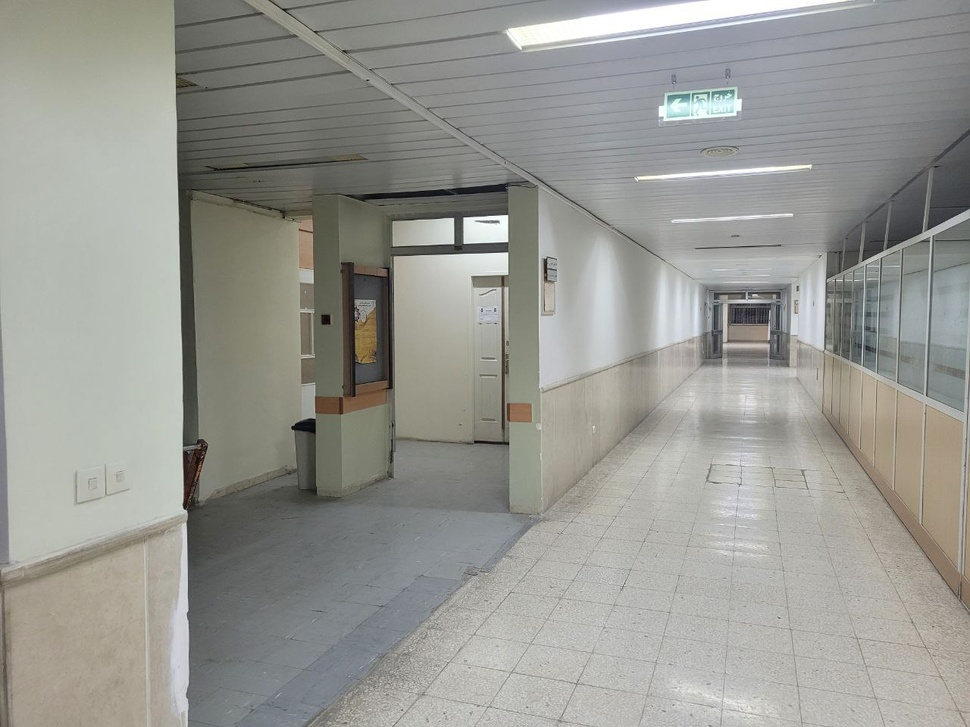
#> input picture hw7/ApaL.jpg, 970 x 727 px, shrunk from 1280 x 960 before the run
$ python -i functions.py   (imports and definitions only)   (older library calls are emulated)
#> lines starting #> are read from the running program, lines starting #| are printed output that depends on the picture; after the words box and inside, x2 and y2 are one past the last pixel; in counts of white or black regions, pixels touching at a corner belong together
#> further down, picture is the input picture: shape (727, 970, 3); mean B, G, R 146.6, 152.1, 151.8
import cv2
import math
import numpy as np
import random
from tqdm.notebook import tqdm
import matplotlib.pyplot as plt
# [1 line not run here, left out]

def harris_corner_detector(img, window_size=5, a=0.05, threshold=0.3,scale=1,maxima=False):
    """
    The implementation of the Harris corner detection algorithm.

    Steps:
    1) Compute the horizontal and vertical derivatives of the image (Ix and Iy).
    2) Compute the second moment matrix M in a Gaussian window around each pixel.
    3) Compute the corner response function R.
    4) Threshold R :
        R is large for a corner, R is negative with large magnitude for an edge and |R| is small
        for a flat region.
    5) Find local maximas of the corner response function.

    Inputs:
        - img: The image to find corners.
        - window_size: Corner detector window size.
        - a: corner response function alpha.
        - thershold: The thershold to be applied on R
        - scale: The scale of the image in comparison to the real image dimensions.
        - maxima: Flag indicating whether to find local maxima.

    Returns:
        Image with green circles on it, representing  corners.
    """
#> called with window_size = 5, a = 0.05, threshold = 0.3, scale = 1, maxima = False

    # gaussian kernel of derivation masks
    img_gaussian = cv2.GaussianBlur(img, (3, 3), 0)

    height = img.shape[0]  # shape[0] outputs height.
#> height = 727


    width = img.shape[1] # shape[1] outputs width.
#> width = 970
    matrix_R = np.zeros((height, width))

    # calculate the x e y image derivatives (dx e dy)
    dx = cv2.Sobel(img_gaussian, cv2.CV_64F, 1, 0, ksize=3)
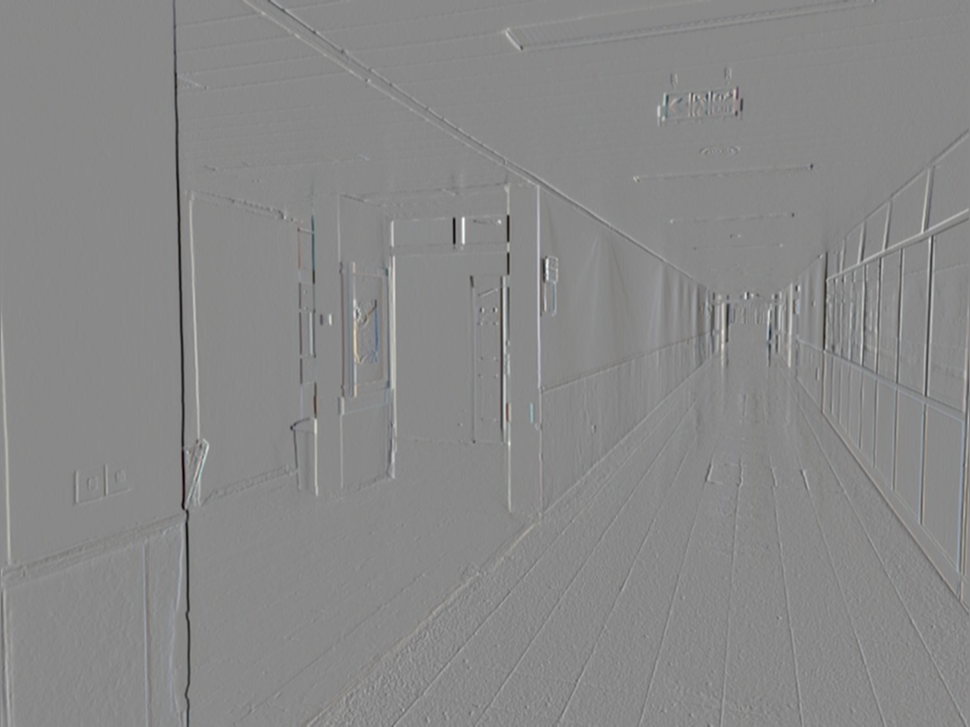
#> dx: shape (727, 970, 3) float64; mean B, G, R -0.1, -0.1, -0.1; drawn with min black and max white
    dy = cv2.Sobel(img_gaussian, cv2.CV_64F, 0, 1, ksize=3)
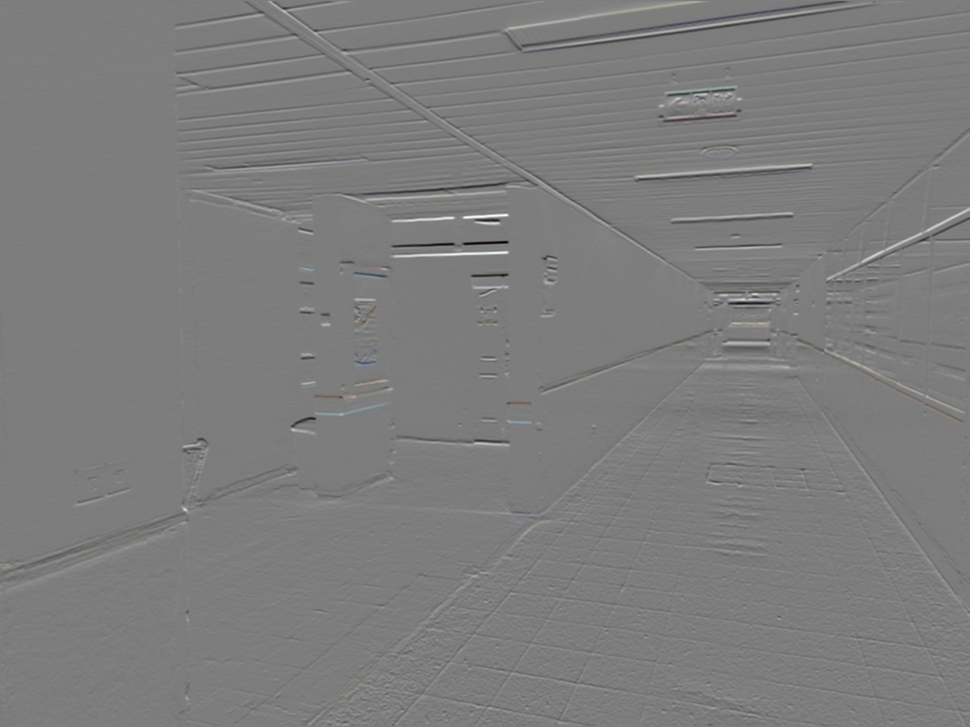
#> dy: shape (727, 970, 3) float64; mean B, G, R 0.1, 0.1, 0.1; drawn with min black and max white

    # calculate product and second derivatives (dx2, dy2 e dxy)
    dx2 = np.square(dx)
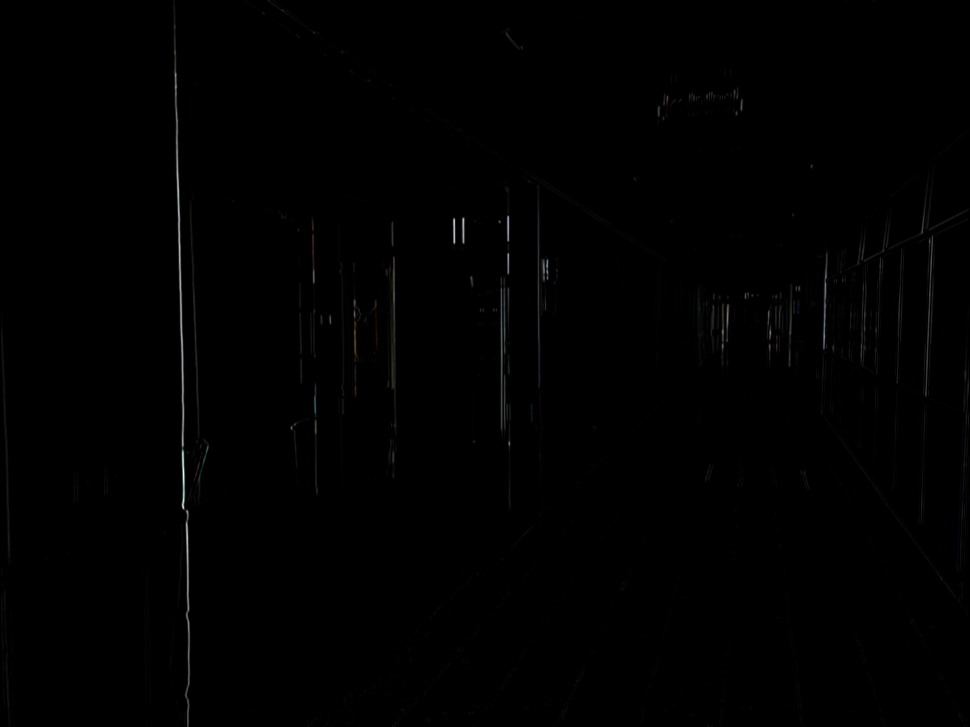
#> dx2: shape (727, 970, 3) float64; mean B, G, R 1098.7, 1107.3, 1087.7; drawn with min black and max white
    dy2 = np.square(dy)
    dxy = dx*dy

    offset = int(window_size / 2)

    # calculate the sum of the products of the derivatives for each pixel (Sx2, Sy2 e Sxy)
    for y in range(offset, height-offset):
        for x in range(offset, width-offset):
            Sx2 = np.sum(dx2[y-offset:y+1+offset, x-offset:x+1+offset])
            Sy2 = np.sum(dy2[y-offset:y+1+offset, x-offset:x+1+offset])
            Sxy = np.sum(dxy[y-offset:y+1+offset, x-offset:x+1+offset])

            # define the Second moment matrix M(x,y)=[[Sx2,Sxy],[Sxy,Sy2]]
            M = np.array([[Sx2, Sxy], [Sxy, Sy2]])

            # calculate the corner response function: R=det(H)-a(Trace(H))^2
            det = np.linalg.det(M)
            tr = np.matrix.trace(M)
            R = det-a*(tr**2)
            matrix_R[y-offset, x-offset] = R
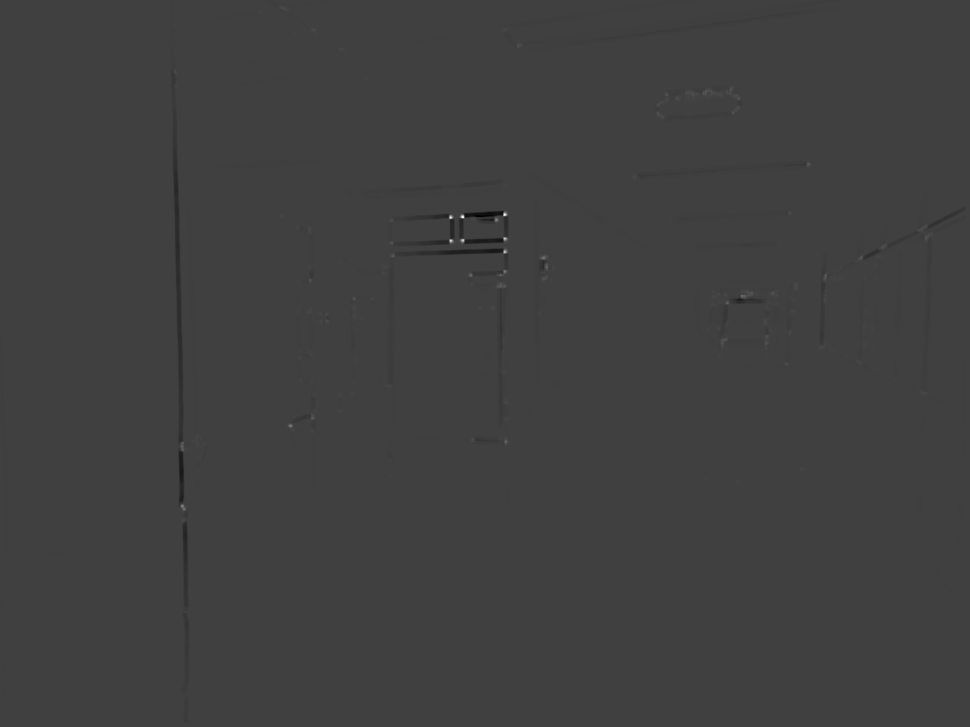
#> matrix_R: shape (727, 970) float64; min -4.8e+12, max 1.43e+13, mean -9.8e+09; drawn with min black and max white

    # apply a threshold
    matrix = normalize(matrix_R.copy() ,1,0)

    for y in range(offset, height-offset):
        for x in range(offset, width-offset):
            value = matrix[y, x]

            if value > threshold:

                if maxima:
                    # finding local maxiam if 'maxima' is true
                    local_max = np.max(matrix[y-offset:y+1+offset, x-offset:x+1+offset])
                    if (local_max - value) < 0.001:
                        cv2.circle(img, (x, y), int(7*scale), (0, 255, 0), thickness=int(2*scale))

                else:
                    cv2.circle(img, (x, y), int(7*scale), (0, 255, 0), thickness=int(2*scale))
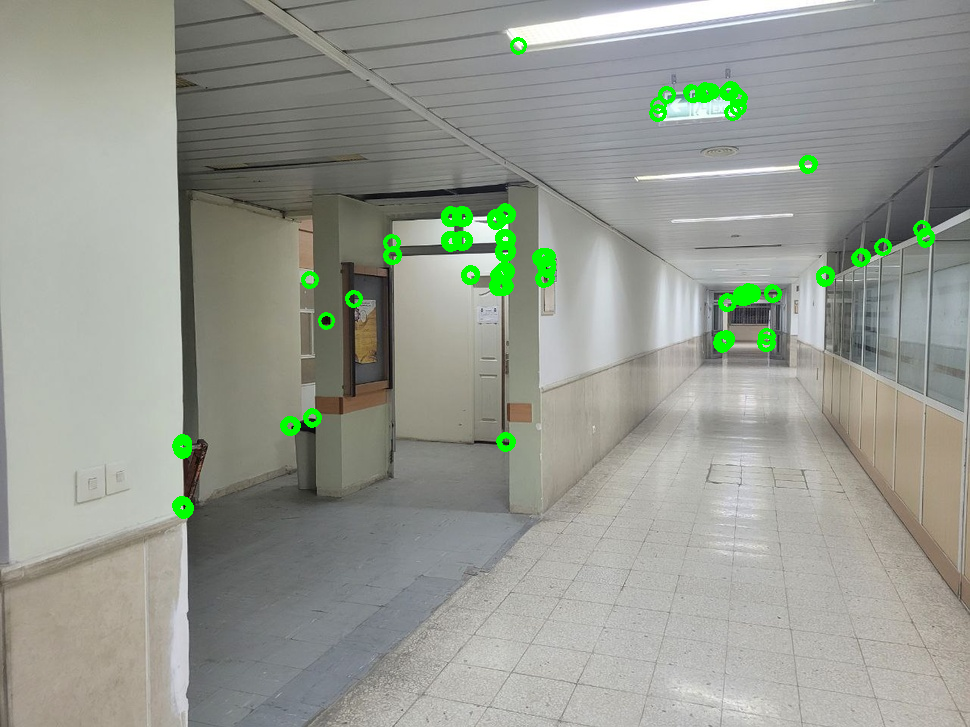
#> img: shape (727, 970, 3); 1.54% of pixels changed, all inside (x1, y1, x2, y2) = (172, 37, 935, 519)

    return img


# [264 lines left out: functions BruteForceMatcher, howSimilar, homography, random_point, get_error, ransac and 1 more, not called in this run]


def normalize(array,newMax,newMin):
    """
    A simple normalization function.

    Inputs:
        - array: Array to be normalized
        - newMax: Max of new range.
        - newMin: Min of new range.

    Returns:
        Normalized array.

    """
    if isinstance(array, list):
        return list(map(normalize, array,newMax,newMin))
    if isinstance(array, tuple):
        return tuple(normalize(list(array),newMax,newMin))
    normalizedData = (array-np.min(array))/(np.max(array)-np.min(array))*(newMax-newMin) + newMin
    return normalizedData


# source codes to read:
# https://gist.github.com/tigercosmos/90a5664a3b698dc9a4c72bc0fcbd21f4

>>> import cv2
>>> picture = cv2.imread('ApaL.jpg')
>>> result = harris_corner_detector(picture)
